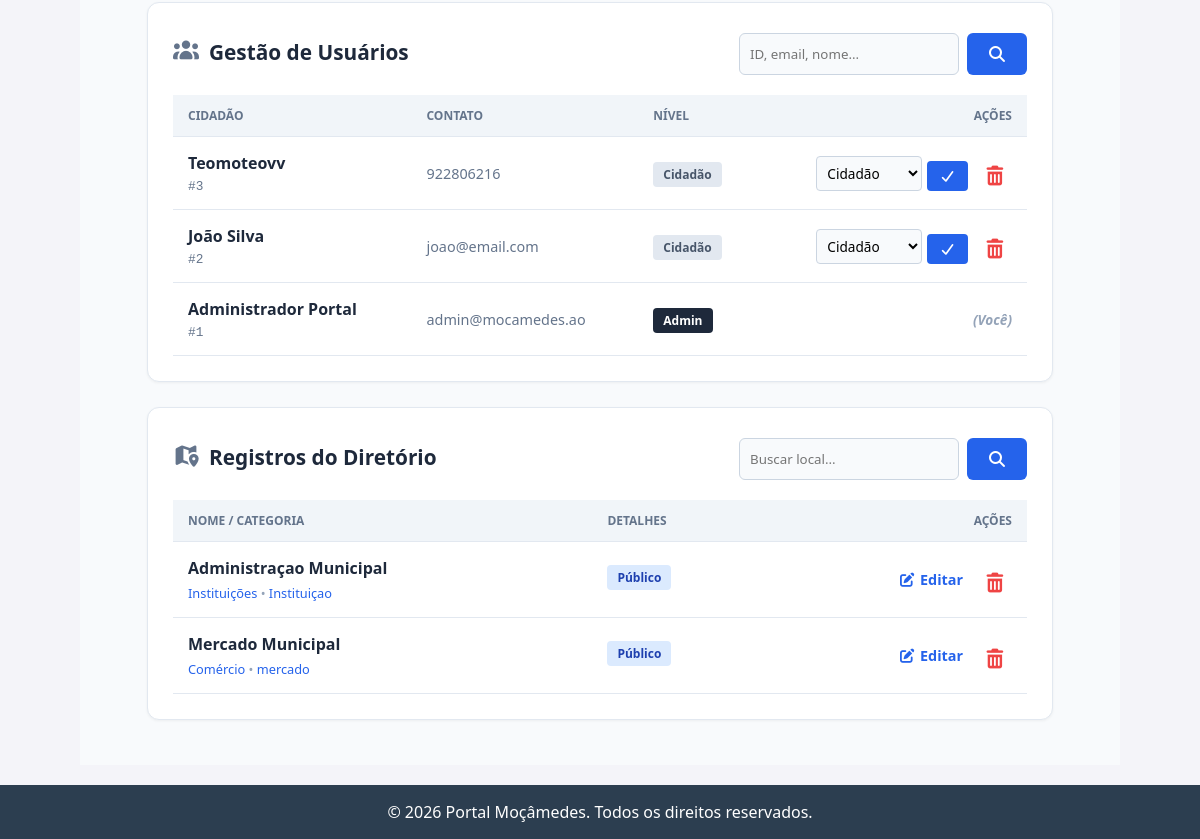
Before: /admin (signed in, lower part) with the older database file.
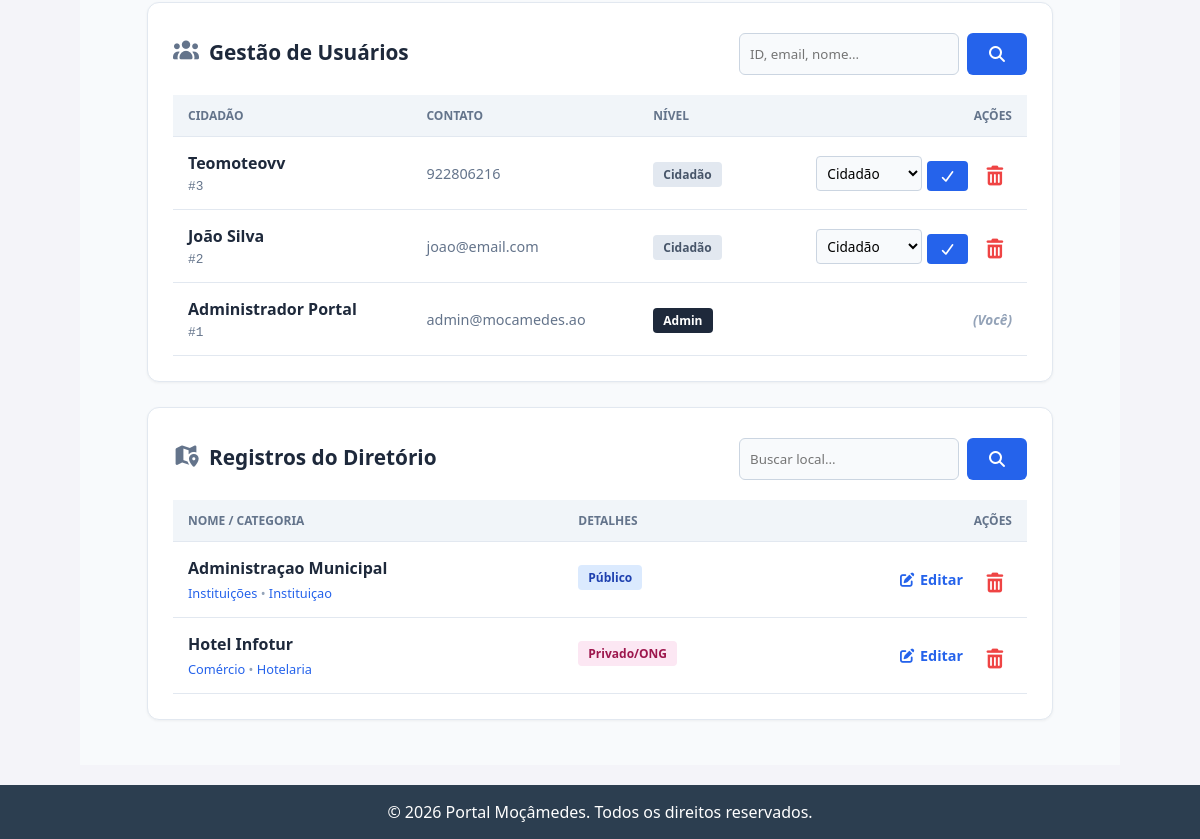
After: the same page with the newer database file.
### tables this page shows
CREATE TABLE usuarios (
    id INTEGER PRIMARY KEY AUTOINCREMENT,
    nome TEXT NOT NULL,
    email TEXT UNIQUE,    -- Não é mais NOT NULL (pode ser vazio)
    telefone TEXT UNIQUE, -- Novo campo de login
    senha TEXT NOT NULL,
    funcao TEXT DEFAULT 'cidadao',
    foto_perfil TEXT DEFAULT 'default_profile.png',
    bio TEXT,
    data_cadastro TIMESTAMP DEFAULT CURRENT_TIMESTAMP
);

CREATE TABLE diretorio (
    id INTEGER PRIMARY KEY AUTOINCREMENT,
    nome TEXT NOT NULL,
    categoria TEXT NOT NULL,    -- Ex: Saúde, Educação, Comércio
    subcategoria TEXT,          -- Ex: Farmácia, Hotel, Escola Primária
    tipo TEXT NOT NULL,         -- 'Publico' ou 'Privado'
    endereco TEXT,
    telefone TEXT,
    horario TEXT,               -- Ex: "08:00 - 18:00"
    descricao_curta TEXT,       -- Resumo para o card
    historia_completa TEXT,     -- Texto longo para a página de detalhes
    imagem_capa TEXT DEFAULT 'default_cover.jpg',
    media_avaliacao REAL DEFAULT 0, -- Média de estrelas (será calculado na Fase 3)
    autor_id INTEGER,           -- Quem cadastrou (geralmente admin)
    data_cadastro TIMESTAMP DEFAULT CURRENT_TIMESTAMP,
    FOREIGN KEY (autor_id) REFERENCES usuarios (id)
);

### app.py (the view, shortened to what this page needs)
@app.route('/admin', methods=['GET', 'POST'])
def admin():
    if 'user_id' not in session or session.get('user_funcao') not in ['admin', 'mod']:
        flash('Acesso negado. Área restrita.')
        return redirect(url_for('login'))
    conn = get_db_connection()
    busca_user = request.args.get('q_user', '').strip()
    if busca_user:
        if busca_user.startswith('#'):
            id_limpo = busca_user.replace('#', '')
            sql_users = 'SELECT * FROM usuarios WHERE id = ?'
            params_users = [id_limpo]
        elif busca_user.isdigit() and len(busca_user) <= 4:
            sql_users = 'SELECT * FROM usuarios WHERE id = ?'
            params_users = [int(busca_user)]
        else:
            sql_users = 'SELECT * FROM usuarios WHERE nome LIKE ? OR email LIKE ? OR telefone LIKE ? ORDER BY nome'
            termo_user = f'%{busca_user}%'
            params_users = [termo_user, termo_user, termo_user]
    else:
        sql_users = 'SELECT * FROM usuarios ORDER BY id DESC LIMIT 3'
        params_users = []
    usuarios = conn.execute(sql_users, params_users).fetchall()
    busca_dir = request.args.get('q_dir', '').strip()
    if busca_dir:
        sql_dir = 'SELECT * FROM diretorio WHERE nome LIKE ? ORDER BY nome'
        termo_dir = f'%{busca_dir}%'
        params_dir = [termo_dir]
    else:
        sql_dir = 'SELECT * FROM diretorio ORDER BY id DESC LIMIT 2'
        params_dir = []
    diretorio = conn.execute(sql_dir, params_dir).fetchall()
    postagens = conn.execute('SELECT * FROM postagens ORDER BY data_criacao DESC').fetchall()
    conn.close()
    return render_template('admin.html', usuario=session.get('user_nome', ''), usuarios=usuarios, postagens=postagens, itens_diretorio=diretorio, itens=diretorio)

### app.py (called while the page is built)
def get_db_connection():
    conn = sqlite3.connect('banco.db')
    conn.row_factory = sqlite3.Row
    return conn

### templates/admin.html (shortened to what the changed rows need)
{% extends "base.html" %}
{% block content %}
<div class="admin-page-bg">
    <div class="container" style="max-width: 1000px; margin: 0 auto; padding: 0 15px;">
        {% if session.get('user_funcao') == 'admin' %}
        <div class="admin-card-white">
            <div style="display: flex; justify-content: space-between; align-items: center; flex-wrap: wrap; gap: 15px; margin-bottom: 20px;">
                <h2 class="admin-card-title" style="margin: 0;"><i class="fas fa-users" style="color: #64748b;"></i> Gestão de Usuários</h2>
            </div>
            <div class="admin-table-container">
                <table class="admin-table">
                    <thead>
                        <tr>
                            <th>Cidadão</th>
                            <th>Contato</th>
                            <th>Nível</th>
                            <th style="text-align: right;">Ações</th>
                        </tr>
                    </thead>
                    <tbody>
                        {% for u in usuarios %}
                        <tr>
                            <td>
                                <p class="admin-item-title">{{ u.nome }}</p>
                                <p class="admin-item-cat" style="color: #64748b; font-family: monospace;">#{{ u.id }}</p>
                            </td>
                            <td><p class="admin-item-address">{{ u.email or u.telefone }}</p></td>
                            <td>
                                {% if u.funcao == 'admin' %}
                                    <span style="background: #1e293b; color: white; padding: 4px 10px; border-radius: 4px; font-size: 0.75rem; font-weight: bold;">Admin</span>
                                {% elif u.funcao == 'mod' %}
                                    <span style="background: #2563eb; color: white; padding: 4px 10px; border-radius: 4px; font-size: 0.75rem; font-weight: bold;">Moderador</span>
                                {% else %}
                                    <span style="background: #e2e8f0; color: #475569; padding: 4px 10px; border-radius: 4px; font-size: 0.75rem; font-weight: bold;">Cidadão</span>
                                {% endif %}
                            </td>
                            <td style="text-align: right;">
                                {% if u.id != session['user_id'] %}
                                <div style="display: flex; gap: 10px; align-items: center; justify-content: flex-end;">
                                    <form action="/admin/promover/{{ u.id }}" method="POST" style="margin: 0; display: flex; gap: 5px;">
                                        <select name="papel" style="padding: 6px; border: 1px solid #cbd5e1; border-radius: 4px; background: #f8fafc; font-size: 0.85rem;">
                                            <option value="cidadao" {% if u.funcao == 'cidadao' %}selected{% endif %}>Cidadão</option>
                                        </select>
                                        <button type="submit" style="background: #2563eb; color: white; border: none; padding: 6px 12px; border-radius: 4px; cursor: pointer;" title="Salvar Nível"><i class="fas fa-check"></i></button>
                                    </form>
                                    <form action="/admin/deletar_usuario/{{ u.id }}" method="POST" style="margin: 0;">
                                        <button type="submit" class="admin-btn-trash" onclick="return confirm('ATENÇÃO! Apagar usuário e publicações?');" title="Excluir Usuário">
                                            <i class="fas fa-trash-alt"></i>
                                        </button>
                                    </form>
                                </div>
                                {% else %}
                                    <em style="color: #94a3b8; font-size: 0.85rem; font-weight: bold;">(Você)</em>
                                {% endif %}
                            </td>
                        </tr>
                        {% else %}
                        <tr><td colspan="4" style="text-align: center; color: #64748b; padding: 20px;">Nenhum usuário encontrado na busca.</td></tr>
                        {% endfor %}
                    </tbody>
                </table>
            </div>
        </div>
        {% endif %}
        <div class="admin-card-white">
            <div style="display: flex; justify-content: space-between; align-items: center; flex-wrap: wrap; gap: 15px; margin-bottom: 20px;">
                <h2 class="admin-card-title" style="margin: 0;"><i class="fas fa-map-marked-alt" style="color: #64748b;"></i> Registros do Diretório</h2>
            </div>
            <div class="admin-table-container">
                <table class="admin-table">
                    <thead>
                        <tr>
                            <th>Nome / Categoria</th>
                            <th>Detalhes</th>
                            <th style="text-align: right;">Ações</th>
                        </tr>
                    </thead>
                    <tbody>
                        {% for item in itens_diretorio %}
                        <tr>
                            <td>
                                <p class="admin-item-title">{{ item.nome }}</p>
                                <p class="admin-item-cat">{{ item.categoria }} <span style="color: #94a3b8;">&bull;</span> {{ item.subcategoria }}</p>
                            </td>
                            <td>
                                {% if item.tipo == 'Publico' %}
                                    <span style="background:#dbeafe; color:#1e40af; padding: 4px 10px; border-radius: 4px; font-size: 0.75rem; font-weight: bold; margin-bottom: 5px; display: inline-block;">Público</span>
                                {% else %}
                                    <span style="background:#fce7f3; color:#9d174d; padding: 4px 10px; border-radius: 4px; font-size: 0.75rem; font-weight: bold; margin-bottom: 5px; display: inline-block;">Privado/ONG</span>
                                {% endif %}
                            </td>
                            <td style="text-align: right;">
                                <div style="display: flex; gap: 15px; align-items: center; justify-content: flex-end;">
                                    <a href="/admin/editar_diretorio/{{ item.id }}" style="color: #2563eb; text-decoration: none; font-weight: bold; font-size: 0.9rem; transition: 0.2s;" onmouseover="this.style.color='#1e3a8a'" onmouseout="this.style.color='#2563eb'">
                                        <i class="fas fa-edit"></i> Editar
                                    </a>
                                    {% if session.get('user_funcao') == 'admin' %}
                                    <form action="/admin/deletar_diretorio/{{ item.id }}" method="POST" style="margin: 0;">
                                        <button type="submit" class="admin-btn-trash" onclick="return confirm('CUIDADO! Apagar local definitivamente?');">
                                            <i class="fas fa-trash-alt"></i>
                                        </button>
                                    </form>
                                    {% endif %}
                                </div>
                            </td>
                        </tr>
                        {% else %}
                        <tr>
                            <td colspan="3" style="text-align: center; color: #64748b; padding: 20px;">Nenhum local encontrado na busca.</td>
                        </tr>
                        {% endfor %}
                    </tbody>
                </table>
            </div>
        </div>
    </div>
</div>
{% endblock %}

Changed rows visible on the page:
removed diretorio: nome "Mercado Municipal", categoria "Comércio", subcategoria "mercado", tipo "Público"
now on this page (row unchanged): diretorio: nome "Hotel Infotur", categoria "Comércio", subcategoria "Hotelaria", tipo "Privado/ONG"
